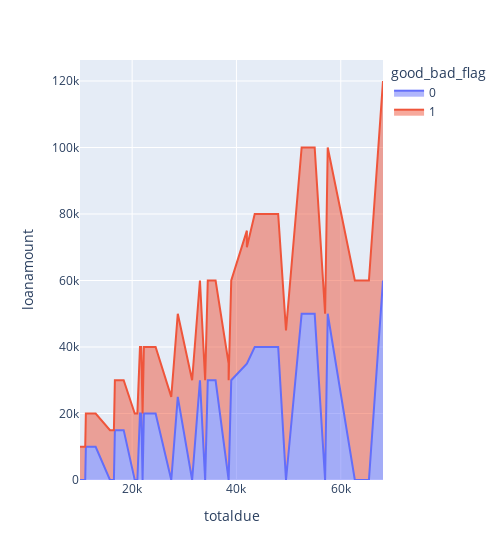

Notebook cell for this chart:
### Code cell
fig = px.area(train, x='totaldue', y = 'loanamount',
                color='good_bad_flag', hover_name='good_bad_flag',
                log_x= False, width= 500,)
fig

### Figure 1 — Plotly figure (JSON) as saved in the notebook; plotly's stock layout.template omitted (floating-point values rounded to 4 significant figures; data arrays with more than 128 entries replaced by an {"elided": "..."} marker saying what was removed)
{"data": [{"hovertemplate": "<b>%{hovertext}</b><br><br>good_bad_flag=0<br>totaldue=%{x}<br>loanamount=%{y}<extra></extra>", "hovertext": {"elided": "949 int values"}, "legendgroup": "0", "line": {"color": "#636efa"}, "mode": "lines", "name": "0", "orientation": "v", "showlegend": true, "stackgroup": "1", "type": "scatter", "x": {"elided": "949 float values"}, "xaxis": "x", "y": {"elided": "949 int values"}, "yaxis": "y"}, {"hovertemplate": "<b>%{hovertext}</b><br><br>good_bad_flag=1<br>totaldue=%{x}<br>loanamount=%{y}<extra></extra>", "hovertext": {"elided": "3410 int values"}, "legendgroup": "1", "line": {"color": "#EF553B"}, "mode": "lines", "name": "1", "orientation": "v", "showlegend": true, "stackgroup": "1", "type": "scatter", "x": {"elided": "3410 float values"}, "xaxis": "x", "y": {"elided": "3410 int values"}, "yaxis": "y"}], "layout": {"legend": {"title": {"text": "good_bad_flag"}, "tracegroupgap": 0}, "margin": {"t": 60}, "width": 500, "xaxis": {"anchor": "y", "domain": [0, 1], "title": {"text": "totaldue"}}, "yaxis": {"anchor": "x", "domain": [0, 1], "title": {"text": "loanamount"}}}}
